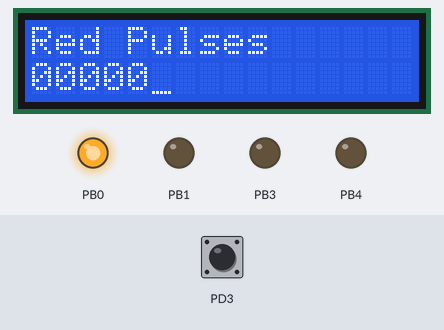
Recording of a program running on a simulated ATmega16, built with avr-gcc and emulated at 7.3728 MHz. Shown: 16×2 character LCD, output pins drawn as LEDs (lit = HIGH). Wiring (inferred from the names in the program): character LCD (HD44780): RS PC0; R/W PC1; E PC2; data PC4, PC5, PC6, PC7. The test bench sets the inputs (shaded band); at power-on: PD3 HIGH. Pins used as bus, display or sensor lines are not drawn.

Above: at 0.5 s.
At 1.5 s:
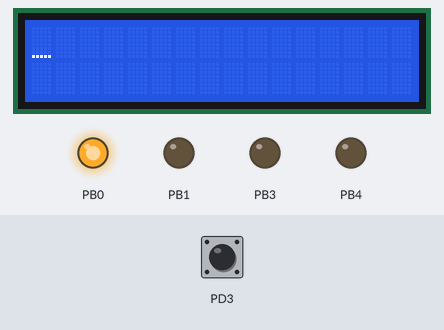
Timing chart, 0 to 3.0 s (numbered marks = the images above):
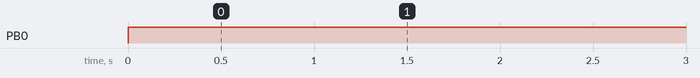

The program:

colorsensor_hastaggud.c
```c
/*/*
 * color_sensor_code_for_spark5.c
 *
 * Created: 16-01-2018 18:07:15
 *  Author: liki
 */
 #define F_CPU 7372800UL
#include <avr/io.h>
#include <avr/interrupt.h>
#include <util/delay.h>
#include <math.h> //included to support power function
#include "lcd.c"
volatile unsigned long int pulse = 0;
volatile unsigned long int red;       // variable to store the pulse count when read_red function is called
volatile unsigned long int blue;
volatile unsigned long int green;
unsigned long int d=0;
ISR(INT1_vect)
{
	pulse++;
}

void interrupt_enable(void)
{
	cli();

	 DDRD  = DDRD & 0b11110111;//Set the direction of the PORTD 3 pin as input  PORT
	PORTD = PORTD | 0b00001000;
	GICR = 1<<INT1;
	MCUCR |= 0b00001000;
	MCUCR &= 0b11111011;
	sei();
}

void enable_red_filter()
{
	PORTB &= 0b11100111;
	//PORTB |= 0b10000000;//setting the frequency to 20%
	//PORTB &= 0b10111111;
}
void enable_green_filter()
{

	PORTB |= 0b00011000;

	//PORTB |= 0b10000000;//setting the frequency to 20%
//	PORTB &= 0b00111111;
}

void enable_blue_filter()
{
	PORTB |= 0b00010000;
	PORTB &= 0b11110111;
	//PORTB |= 0b10000000;//setting the frequency to 20%
	//PORTB &= 0b00111111;
}

void blue_read()
{
	enable_blue_filter();
	pulse= 0;
	_delay_ms(200);
	blue=pulse;
	lcd_cursor(1,1);  //set the cursor on row 1, column 1
	lcd_string("Blue Pulses"); // Display "Red Pulses" on LCD
	lcd_print(2,1,blue,5);  //Print the count on second row
	_delay_ms(1000);	// Display for 1000ms or 1 second
	lcd_wr_command(0x01); //Clear the LCD
}

void red_read()
{
	enable_red_filter();
	pulse= 0;
	_delay_ms(200);
	red=pulse;
	lcd_cursor(1,1);  //set the cursor on row 1, column 1
	lcd_string("Red Pulses"); // Display "Red Pulses" on LCD
	lcd_print(2,1,red,5);  //Print the count on second row
	_delay_ms(1000);	// Display for 1000ms or 1 second
	lcd_wr_command(0x01); //Clear the LCD
}


void green_read()
{
	enable_green_filter();
	pulse= 0;
	_delay_ms(200);
	green=pulse;
	lcd_cursor(1,1);  //set the cursor on row 1, column 1
	lcd_string("Green Pulses"); // Display "Red Pulses" on LCD
	lcd_print(2,1,green,5);  //Print the count on second row
	_delay_ms(1000);	// Display for 1000ms or 1 second
	lcd_wr_command(0x01); //Clear the LCD
}
void color_sensor_scaling(void)
{
	DDRB |= 0b00011011;
	//setting the digital pins for output
	PORTB |= 0b00000001;//setting the frequency to 20%
	PORTB &= 0b11111101;


}
void lcd_port_config (void)
{
	DDRC = DDRC | 0xF7;    //all the LCD pin's direction set as output
	PORTC = PORTC & 0x80;  // all the LCD pins are set to logic 0 except PORTC 7
}

void init_devices()
{
	 interrupt_enable();
	 color_sensor_scaling();
	lcd_port_config();

}
int main(void)
{
	init_devices();
	lcd_set_4bit();
	lcd_init();
    while(1)
    {//lcd_print(2,7,d,4);
//	blue_read();
//_delay_ms(250);
		//green_read();
		//_delay_ms(600);
		red_read();
//	_delay_ms(600);
		//blue_read();
		_delay_ms(600);

        //TODO:: Please write your application code
    }
}
```

lcd.c
```c
#include <avr/io.h>
#include <avr/delay.h>
#include <util/delay.h>

#define RS 0
#define RW 1
#define EN 2
#define lcd_port PORTC

#define sbit(reg,bit)	reg |= (1<<bit)
#define cbit(reg,bit)	reg &= ~(1<<bit)

void init_ports();
void lcd_reset_4bit();
void lcd_init();
void lcd_wr_command(unsigned char);
void lcd_wr_char(char);
void lcd_home();
void lcd_cursor(char, char);
void lcd_print(char, char, unsigned int, int);
void lcd_string(char*);

unsigned int temp;
unsigned int unit;
unsigned int tens;
unsigned int hundred;
unsigned int thousand;
unsigned int million;

int i;


//Function to Reset LCD
void lcd_set_4bit()
{
	_delay_ms(1);

	cbit(lcd_port,RS);				//RS=0 --- Command Input
	cbit(lcd_port,RW);				//RW=0 --- Writing to LCD
	lcd_port = 0x30;				//Sending 3 in the upper nibble
	sbit(lcd_port,EN);				//Set Enable Pin
	_delay_ms(5);					//delay
	cbit(lcd_port,EN);				//Clear Enable Pin

	_delay_ms(1);

	cbit(lcd_port,RS);				//RS=0 --- Command Input
	cbit(lcd_port,RW);				//RW=0 --- Writing to LCD
	lcd_port = 0x30;				//Sending 3 in the upper nibble
	sbit(lcd_port,EN);				//Set Enable Pin
	_delay_ms(5);					//delay
	cbit(lcd_port,EN);				//Clear Enable Pin

	_delay_ms(1);

	cbit(lcd_port,RS);				//RS=0 --- Command Input
	cbit(lcd_port,RW);				//RW=0 --- Writing to LCD
	lcd_port = 0x30;				//Sending 3 in the upper nibble
	sbit(lcd_port,EN);				//Set Enable Pin
	_delay_ms(5);					//delay
	cbit(lcd_port,EN);				//Clear Enable Pin

	_delay_ms(1);

	cbit(lcd_port,RS);				//RS=0 --- Command Input
	cbit(lcd_port,RW);				//RW=0 --- Writing to LCD
	lcd_port = 0x20;				//Sending 2 in the upper nibble to initialize LCD 4-bit mode
	sbit(lcd_port,EN);				//Set Enable Pin
	_delay_ms(5);					//delay
	cbit(lcd_port,EN);				//Clear Enable Pin
}

//Function to Initialize LCD
void lcd_init()
{
	_delay_ms(1);

	lcd_wr_command(0x28); //4-bit mode and 5x8 dot character font
	lcd_wr_command(0x01); //Clear LCD display
	lcd_wr_command(0x06); //Auto increment cursor position
	lcd_wr_command(0x0E); //Turn on LCD and cursor
	lcd_wr_command(0x80); //Set cursor position
}


//Function to write command on LCD
void lcd_wr_command(unsigned char cmd)
{
	unsigned char temp;
	temp = cmd;
	temp = temp & 0xF0;
	lcd_port &= 0x0F;
	lcd_port |= temp;
	cbit(lcd_port,RS);
	cbit(lcd_port,RW);
	sbit(lcd_port,EN);
	_delay_ms(5);
	cbit(lcd_port,EN);

	cmd = cmd & 0x0F;
	cmd = cmd<<4;
	lcd_port &= 0x0F;
	lcd_port |= cmd;
	cbit(lcd_port,RS);
	cbit(lcd_port,RW);
	sbit(lcd_port,EN);
	_delay_ms(5);
	cbit(lcd_port,EN);
}

//Function to write data on LCD
void lcd_wr_char(char letter)
{
	char temp;
	temp = letter;
	temp = (temp & 0xF0);
	lcd_port &= 0x0F;
	lcd_port |= temp;
	sbit(lcd_port,RS);
	cbit(lcd_port,RW);
	sbit(lcd_port,EN);
	_delay_ms(5);
	cbit(lcd_port,EN);

	letter = letter & 0x0F;
	letter = letter<<4;
	lcd_port &= 0x0F;
	lcd_port |= letter;
	sbit(lcd_port,RS);
	cbit(lcd_port,RW);
	sbit(lcd_port,EN);
	_delay_ms(5);
	cbit(lcd_port,EN);
}


void lcd_home()
{
	lcd_wr_command(0x80);
}


//Function to Print String on LCD
void lcd_string(char *str)
{
	while(*str != '\0')
	{
		lcd_wr_char(*str);
		str++;
	}
}

//Position the LCD cursor at "row", "column"

void lcd_cursor (char row, char column)
{
	switch (row) {
		case 1: lcd_wr_command (0x80 + column - 1); break;
		case 2: lcd_wr_command (0xc0 + column - 1); break;
		case 3: lcd_wr_command (0x94 + column - 1); break;
		case 4: lcd_wr_command (0xd4 + column - 1); break;
		default: break;
	}
}

//Function to print any input value up to the desired digit on LCD
void lcd_print (char row, char coloumn, unsigned int value, int digits)
{
	unsigned char flag=0;
	if(row==0||coloumn==0)
	{
		lcd_home();
	}
	else
	{
		lcd_cursor(row,coloumn);
	}
	if(digits==5 || flag==1)
	{
		million=value/10000+48;
		lcd_wr_char(million);
		flag=1;
	}
	if(digits==4 || flag==1)
	{
		temp = value/1000;
		thousand = temp%10 + 48;
		lcd_wr_char(thousand);
		flag=1;
	}
	if(digits==3 || flag==1)
	{
		temp = value/100;
		hundred = temp%10 + 48;
		lcd_wr_char(hundred);
		flag=1;
	}
	if(digits==2 || flag==1)
	{
		temp = value/10;
		tens = temp%10 + 48;
		lcd_wr_char(tens);
		flag=1;
	}
	if(digits==1 || flag==1)
	{
		unit = value%10 + 48;
		lcd_wr_char(unit);
	}
	if(digits>5)
	{
		lcd_wr_char('E');
	}
}
```

Measured:
- by itself, PB0: LOW → HIGH at 0.00 s
- what the display in image 0 shows lasts 1.1 s, from 0.4 s to 1.5 s
